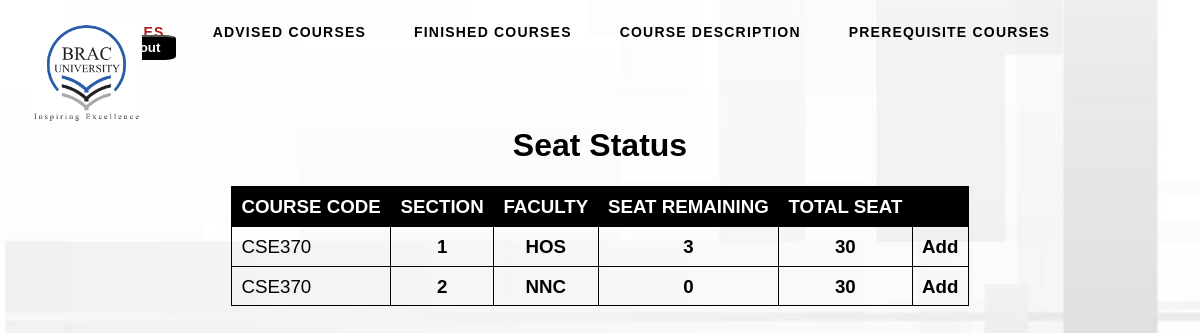
The page /View/section.php?course_id=CSE370 (signed in) on the database its author committed.
### tables this page shows
CREATE TABLE `section` (
  `COURSE_ID` varchar(15) NOT NULL,
  `SECTION` int(11) NOT NULL,
  `FACULTY` varchar(255) NOT NULL,
  `SEAT_REMAINING` int(11) NOT NULL DEFAULT '30',
  `TOTAL_SEAT` int(11) NOT NULL DEFAULT '30'
);

### Model/Model.php (called while the page is built, shortened)
<?php
  class Model {
    public function seatStatusView() {
      include('connect.php');
      $course_id = $_SESSION['course_id'];
      $query = "SELECT * from section WHERE course_id='".$course_id."'";
      $result = mysqli_query($con, $query);
      return mysqli_fetch_all($result, MYSQLI_ASSOC);
    }
  }

### Controller/viewSeatStatusController.php (called while the page is built, shortened)
<?php
  include('controller.php');
  if (isset($_GET['course_id'])) {
    $rows = $model->seatStatusView();
  }

### View/section.php (the view)
<?php include('../Controller/viewSeatStatusController.php'); ?>
<html>
  <?php include('templates/header.php'); ?>
  <body align="center">
    <br><br><br><br><br>
    <h1>Seat Status</h1>
    <div>
      <h3><table align="center">
        <thead>
          <tr><th>COURSE CODE</th><th>SECTION</th><th>FACULTY</th><th>SEAT REMAINING</th><th>TOTAL SEAT</th><th></th></tr>
        </thead>
        <tbody>
          <?php
            foreach ($rows as $row):
                echo "<tr><td>".$row['COURSE_ID']."</td><td><b>".$row['SECTION']."</b></td><td><b>".$row['FACULTY']."</b></td><td><b>".$row['SEAT_REMAINING']."</b></td><td><b>".$row[
                  'TOTAL_SEAT']."</b></td><td><b><a href='../Controller/addCourseController.php?course_id=".$row['COURSE_ID']."&section=".$row['SECTION']."&faculty=".$row['FACULTY']."'>Add</a></b></td></tr>";
            endforeach;
          ?>
        </tbody>
      </table></h3>
    </div>
    </body>
</html>

### View/assets/css/style.css (style rules this page uses)
html { box-sizing: border-box; }
*, *:before, *:after { box-sizing: inherit; }
html { margin: 0; padding: 0; width: 100%; height: 100vh; }
body { padding: 0; margin: 0; width: 100%; height: 100vh; font-family: 'Poppins', sans-serif; font-weight: 400; background: url("../image/cover.jpg"); background-position: center; background-size: cover; -webkit-font-smoothing: antialiased; -moz-osx-font-smoothing: grayscale; }
a { color: black; font-weight: bold; text-decoration: none; }
table { font: 1em sans-serif; border-collapse: collapse; border-spacing: 0; min-width: 30%; }
table td, table th { border: 1px solid black; padding: 0.5em 0.5em 0.4em; }
table thead th { color: white; background: black; }
table tbody td + td { text-align: center; }
table tbody td:last-child { text-align: center; }

### rows shown on the page
section: COURSE_ID "CSE370", SECTION "1", FACULTY "HOS", SEAT_REMAINING "3", TOTAL_SEAT "30"
section: COURSE_ID "CSE370", SECTION "2", FACULTY "NNC", SEAT_REMAINING "0", TOTAL_SEAT "30"
